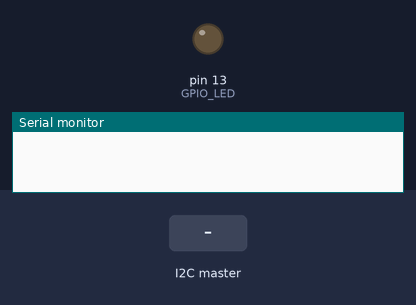
Recording of a sketch running on a simulated Arduino Uno, built with avr-gcc and run on an emulated ATmega328P. Parts: output pins drawn as LEDs (lit = HIGH), the last lines printed to the serial monitor. Dashed ring = blinking. The test bench sets the inputs (shaded band).

Above: at 1.2 s.
1.3 s: the I2C master sends "b"
At 4.1 s:
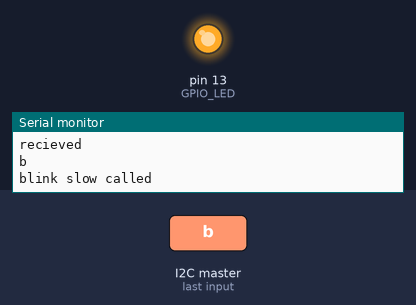
4.3 s: the I2C master sends "a"
At 5.1 s:
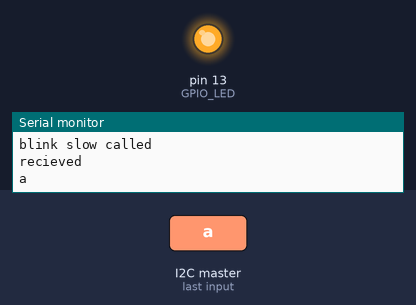
5.8 s: the I2C master sends "c"
At 5.96 s:
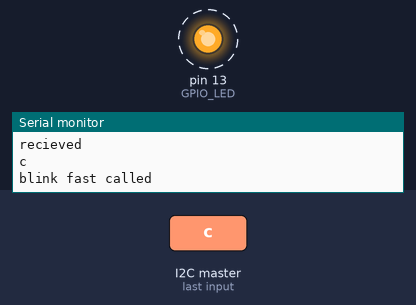
Timing chart, 0 to 14.8 s (numbered marks = the images above; inputs shaded):
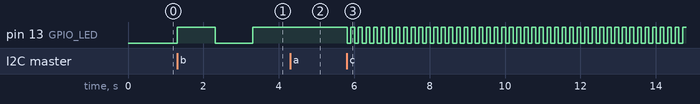

Measured:
- after the input at 1.3 s, pin 13 (GPIO_LED): LOW → HIGH at once, → LOW 1.0 s later, → HIGH 1.0 s later
- after the input at 4.3 s, pin 13 (GPIO_LED): stays HIGH (without the input it goes to LOW after 0.01 s)
- after the input at 5.8 s, pin 13 (GPIO_LED): alternates HIGH for 0.10 s and LOW for 0.10 s, starting at once

The sketch:

brain_code_I2c.ino
```cpp
#include "Wire.h"
#define GPIO_LED LED_BUILTIN
#define time_fast 100
#define time_slow 1000 //
#define i2c_slave_addr 0x44 // i2c slave address
bool high_func_flag = 0;
bool blink_slow_flag = 0;
bool blink_fast_flag = 0;
bool low_func_flag = 0;

void recieve_handler(int n){
  Serial.println("recieved");
  char x;
  while(Wire.available()){
    x = Wire.read();
    Serial.println(x);
    }
    switch(x){

      case 'a':
       digitalWrite(GPIO_LED,HIGH);

        high_func_flag = 1;
        blink_slow_flag = 0;
        blink_fast_flag = 0;
        low_func_flag = 0;
        break;
      case 'b':

        high_func_flag = 0;
        blink_slow_flag = 1;
        blink_fast_flag = 0;
        low_func_flag = 0;

        break;
      case 'c':

        high_func_flag = 0;
        blink_slow_flag = 0;
        blink_fast_flag = 1;
        low_func_flag = 0;

        break;
      case 'd':
      digitalWrite(GPIO_LED,LOW);
        high_func_flag = 0;
        blink_slow_flag = 0;
        blink_fast_flag = 0;
        low_func_flag = 1;
        break;
      default:
        high_func_flag = 0;
        blink_slow_flag = 0;
        blink_fast_flag = 0;
        low_func_flag = 0;
      }
  }

void setup() {
  // put your setup code here, to run once:
Wire.begin(i2c_slave_addr);

delay(10);
Wire.onReceive(recieve_handler);

Serial.begin(9600);
pinMode(GPIO_LED,OUTPUT);
delay(10);
}

void loop() {
  if(blink_fast_flag){
    blinky_fast();
    }
    if(blink_slow_flag){
    blinky_slow();
    }
    delay(10);
}


void blinky_slow(){
  Serial.println("blink slow called");
   while( blink_slow_flag){
    digitalWrite(GPIO_LED,!(digitalRead(GPIO_LED)));
    delay(time_slow);
    }
  }

 void blinky_fast(){
  Serial.println("blink fast called");
  while(blink_fast_flag){
    digitalWrite(GPIO_LED,!(digitalRead(GPIO_LED)));
    delay(time_fast);

    }

  }
```
